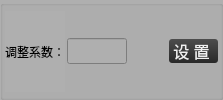
                  <widget class="QGroupBox" name="groupBox_27">
                   <property name="styleSheet">
                    <string notr="true">background-color: rgb(175, 175, 175);</string>
                   </property>
                   <property name="title">
                    <string/>
                   </property>
                   <layout class="QHBoxLayout" name="horizontalLayout_59">
                    <property name="spacing">
                     <number>2</number>
                    </property>
                    <property name="leftMargin">
                     <number>2</number>
                    </property>
                    <property name="topMargin">
                     <number>5</number>
                    </property>
                    <property name="rightMargin">
                     <number>2</number>
                    </property>
                    <property name="bottomMargin">
                     <number>5</number>
                    </property>
                    <item>
                     <widget class="QLabel" name="label_36">
                      <property name="styleSheet">
                       <string notr="true">font: 10pt &quot;微软雅黑&quot;;</string>
                      </property>
                      <property name="text">
                       <string>调整系数：</string>
                      </property>
                     </widget>
                    </item>
                    <item>
                     <widget class="KLineEditKb" name="lineEdit_ktprobRatio">
                      <property name="sizePolicy">
                       <sizepolicy hsizetype="Preferred" vsizetype="Fixed">
                        <horstretch>0</horstretch>
                        <verstretch>0</verstretch>
                       </sizepolicy>
                      </property>
                      <property name="maximumSize">
                       <size>
                        <width>60</width>
                        <height>16777215</height>
                       </size>
                      </property>
                      <property name="font">
                       <font>
                        <family>微软雅黑</family>
                        <pointsize>10</pointsize>
                       </font>
                      </property>
                     </widget>
                    </item>
                    <item>
                     <spacer name="horizontalSpacer_61">
                      <property name="orientation">
                       <enum>Qt::Horizontal</enum>
                      </property>
                      <property name="sizeHint" stdset="0">
                       <size>
                        <width>40</width>
                        <height>20</height>
                       </size>
                      </property>
                     </spacer>
                    </item>
                    <item>
                     <widget class="QPushButton" name="pushButton_ktprobRatio">
                      <property name="font">
                       <font>
                        <family>微软雅黑</family>
                        <pointsize>12</pointsize>
                       </font>
                      </property>
                      <property name="styleSheet">
                       <string notr="true">QPushButton#pushButton_ktprobRatio{
	border-style: none;
	border: 0px;
	color: #F0F0F0;
	padding: 0px;	
	min-height: 16px;
	border-radius:3px;
	background: qlineargradient(spread:pad, x1:0, y1:0, x2:0, y2:1, stop:0 #4D4D4D, stop:1 #292929); 
}

QPushButton#pushButton_ktprobRatio:hover{ 
	background: qlineargradient(spread:pad, x1:0, y1:0, x2:0, y2:1, stop:0 #636363, stop:1 #575757);
}

QPushButton#pushButton_ktprobRatio:pressed{ 
	background: qlineargradient(spread:pad, x1:0, y1:0, x2:0, y2:1, stop:0 #4D4D4D, stop:1 #292929);
}</string>
                      </property>
                      <property name="text">
                       <string> 设 置  </string>
                      </property>
                     </widget>
                    </item>
                   </layout>
                  </widget>
